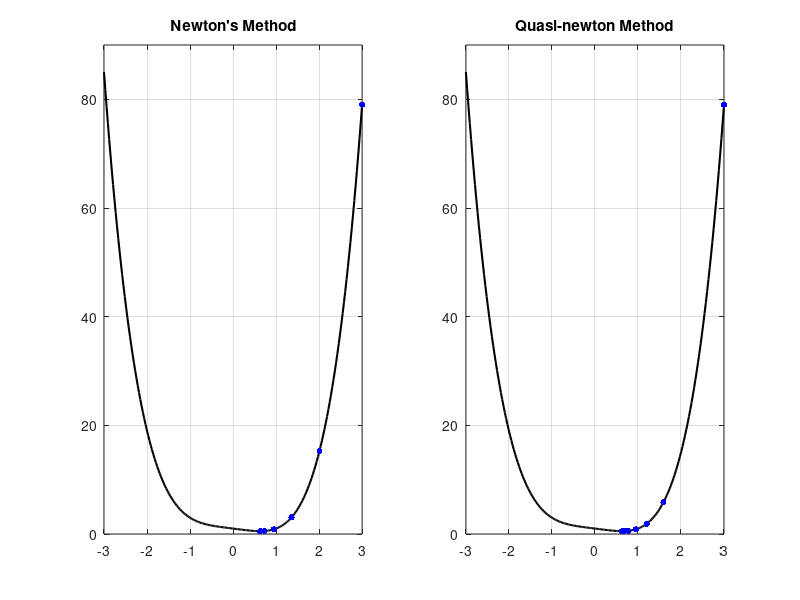

Reproduce this figure in MATLAB.
f = @(x) x.^4-x+1;
df = @(x) 4*x.^3-1;
ddf = @(x) 12*x.^2;

% Use Newton's method
subplot(121);
x = linspace(-3, 3, 200);
plot(x, f(x), 'k', 'LineWidth',1.5); grid on;
set(gcf, 'Color', 'w'); hold on;
x0 = 3; x1 = Inf; ctr = 1;
scatter(x0, f(x0), 20, 'b','filled');
axis([-3 3 0 90]);
while abs(x0-x1) > 1e-7
    x1 = x0;
    x0 = x1 - df(x1)/ddf(x1);
    ctr = ctr + 1;
    scatter(x1, f(x1), 20, 'b','filled');
end
disp(x0);
fprintf('No. of iterations: %d\n', ctr);
title('Newton''s Method')

% Use quasi-newton method
subplot(122);
x = linspace(-3, 3, 200);
plot(x, f(x), 'k', 'LineWidth',1.5); 
grid on; hold on; axis([-3 3 0 90]);
x0 = 3; x1 = 2; ctr = 1;
scatter(x0, f(x0), 20, 'b','filled');
while abs(x0-x1) > 1e-7
    xn = x1 - (x0 - x1)*df(x1)/(df(x0)-df(x1));    
    x0 = x1; x1 = xn;
    scatter(x1, f(x1), 20, 'b','filled');
    ctr = ctr + 1;
end
disp(x0);
title('Quasi-newton Method')
fprintf('No. of iterations: %d\n', ctr);
